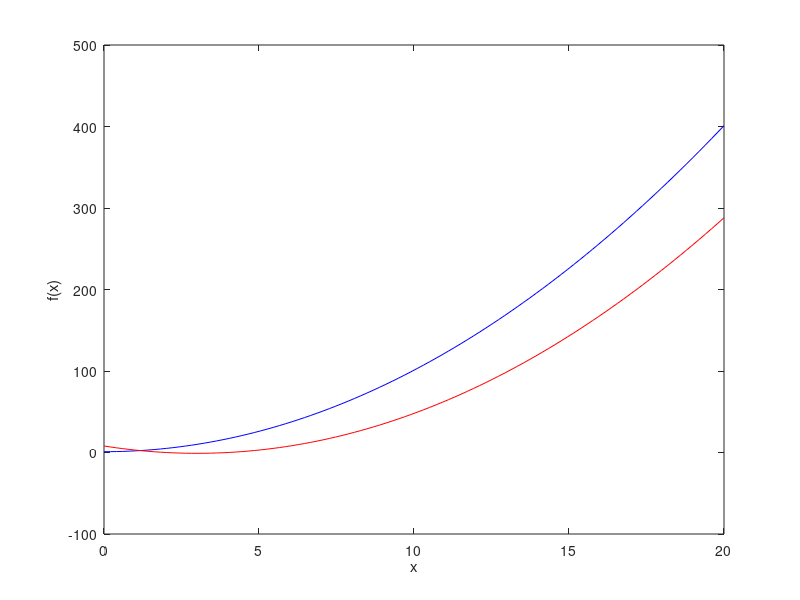

Write the MATLAB code that produced this figure.
close all;
size=100;
lambda=linspace(0,20,10);
x=linspace(0,20,size);
f1=  @(x) (x*x+1);
f2 = @(x) ((x-2)*(x-4));
F1=zeros(1,size);
F2=zeros(1,size);

for j=1:size
    F1(j)=f1(x(j));
    F2(j)=f2(x(j));
end

plot(x,F1,'b');
xlabel('x');
ylabel('f(x)');
hold on;
plot(x,F2,'r');
